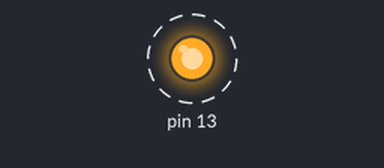
A sketch run on a simulated Arduino Uno, built with avr-gcc and run on an emulated ATmega328P. Shown: output pins drawn as LEDs (lit = HIGH). Dashed ring = blinking. What the sketch prints to the serial monitor is not drawn.

Above: at 14.2 s.
Timing chart, 0 to 17.0 s (numbered marks = the images above):
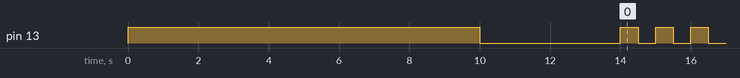

Measured:
- by itself, pin 13: repeats every 1.0 s: HIGH 0.50 s, LOW 0.50 s

The sketch:

config_HC06.ino
```cpp
// Opciones de configuración:
	char ssid[10]		= "FEALAC Hg";	// Nombre para el modulo Bluetooth.
	char baudios		 = '4';		   // 1=>1200 baudios, 2=>2400, 3=>4800, 4=>9600 (por defecto), 5=>19200, 6=>38400, 7=>57600, 8=>115200
	char password[10]	= "0000";		// Contraseña para el emparejamiento del modulo.


void setup()
{
	Serial.begin(9600);

	// Tiempo de espera:
		pinMode(13,OUTPUT);
		digitalWrite(13,HIGH);
		delay(10000);
		digitalWrite(13,LOW);

	// Ahora se procede a la configuración del modulo:

		// Se inicia la configuración:
			Serial.print("AT"); delay(1000);

		// Se ajusta el nombre del Bluetooth:
			Serial.print("AT+NAME"); Serial.print(ssid); delay(1000);

		// Se ajustan los baudios:
			Serial.print("AT+BAUD"); Serial.print(baudios); delay(1000);

		// Se ajusta la contraseña:
			Serial.print("AT+PIN"); Serial.print(password); delay(1000);
}

void loop()
{
	// Al parpadear el led se habrá terminado la configuración:
	digitalWrite(13, !digitalRead(13));
	delay(500);
}
```
